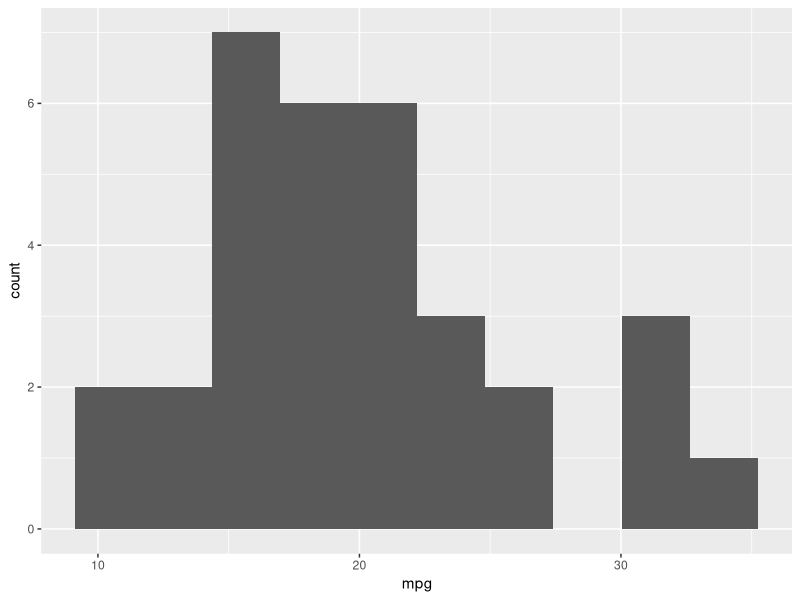
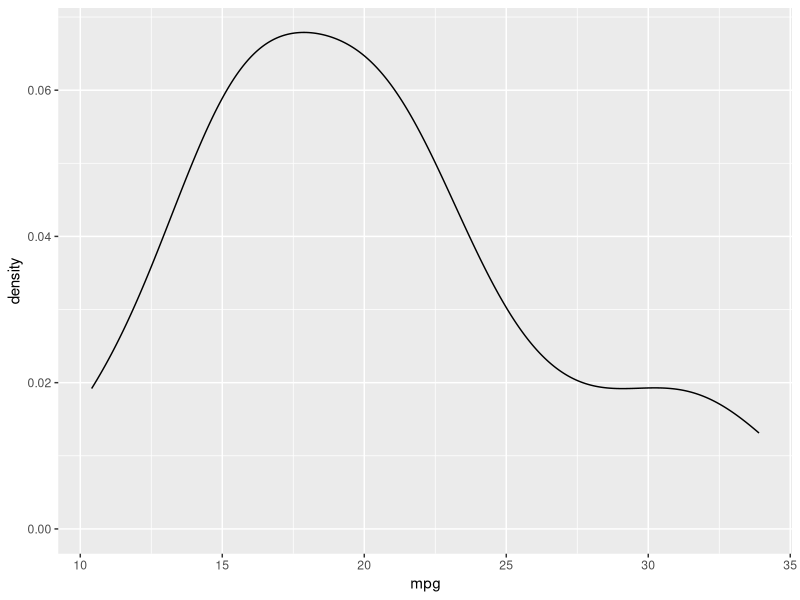
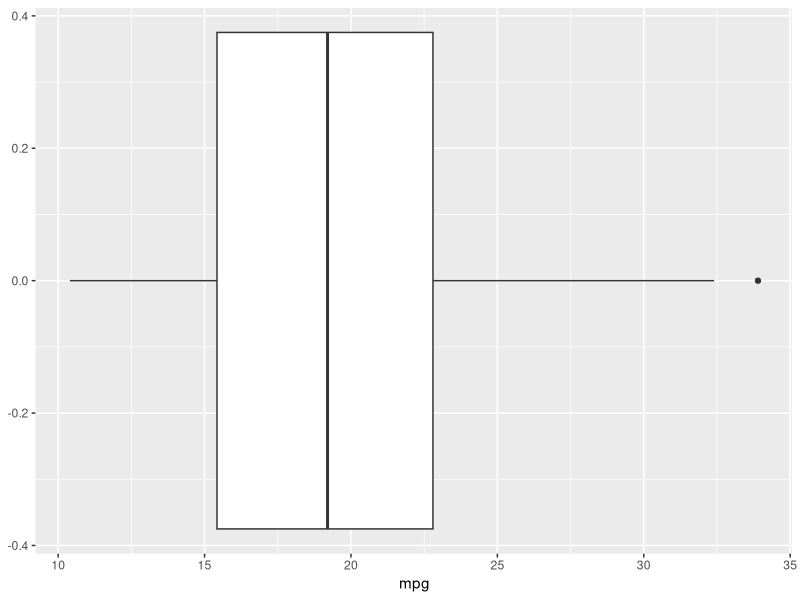
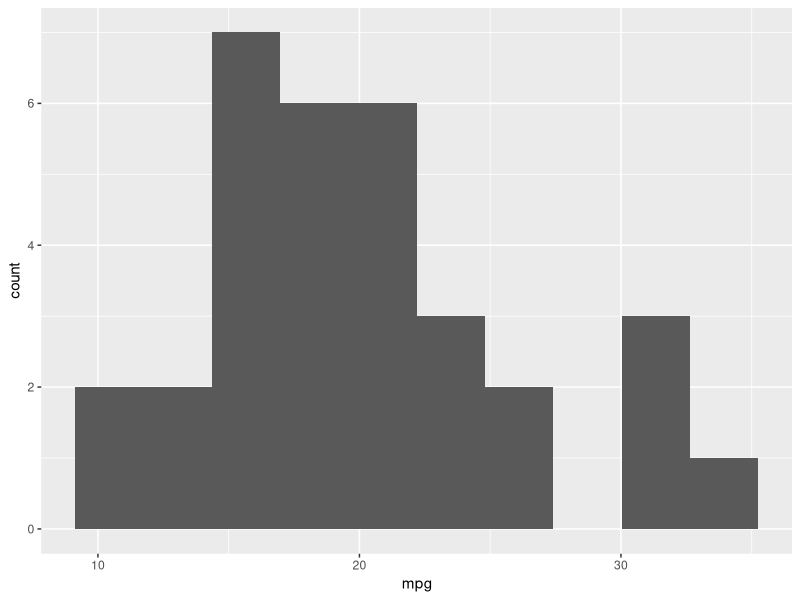
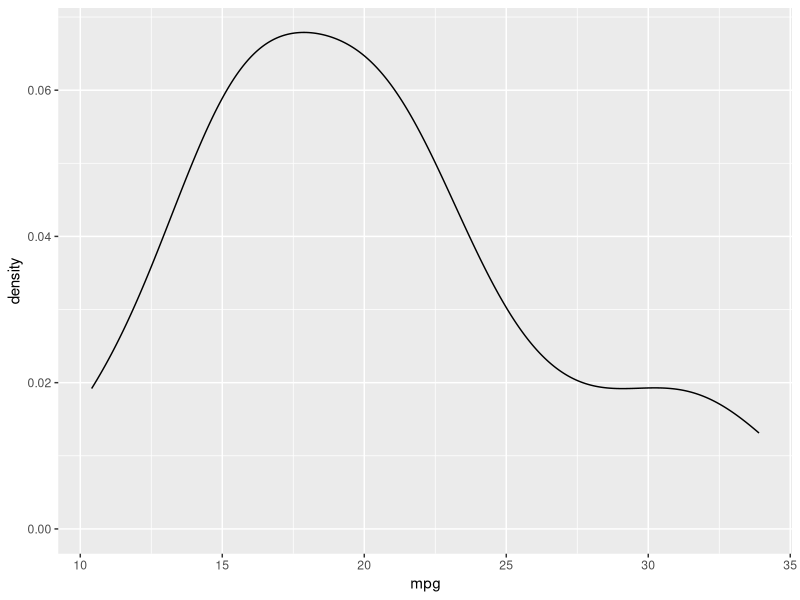
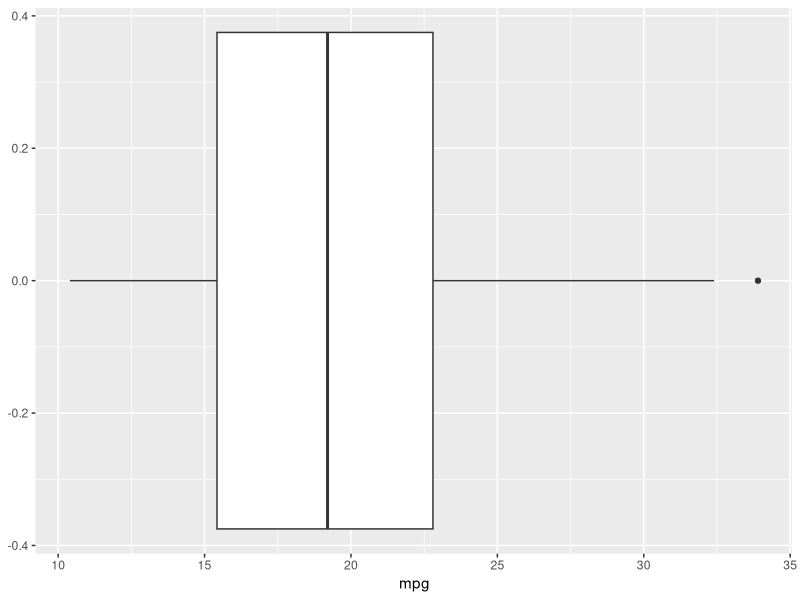
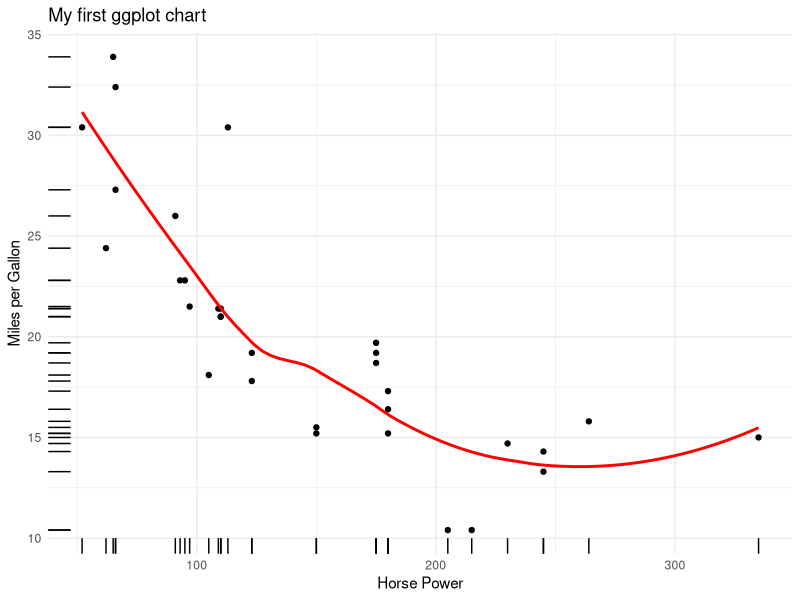
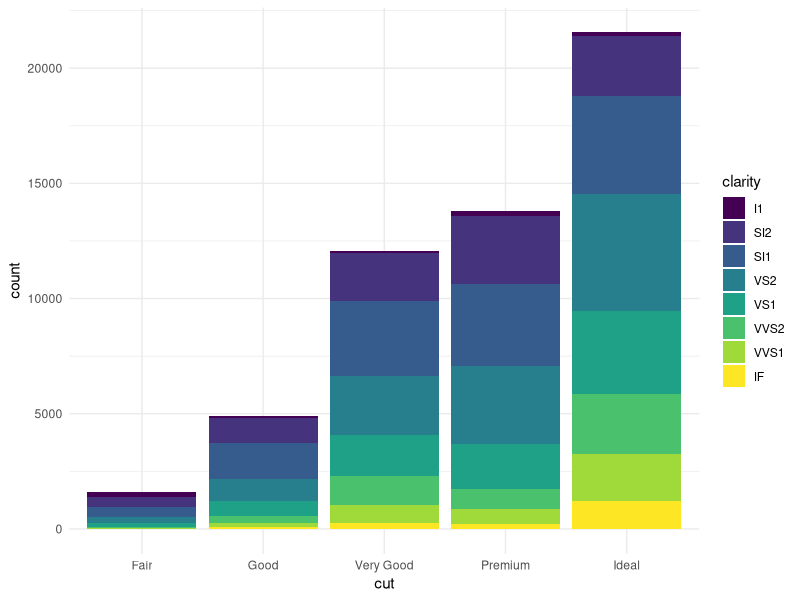

These figures' R source, in order:
library(dplyr)
library(ggplot2)

head(mtcars)

# 1. How many variables?
# 2. Data type of each variables?

ggplot(data = mtcars, mapping = aes(mpg)) + 
  geom_histogram(bins = 10) # geometry

ggplot(data = mtcars, aes(mpg)) + 
  geom_density()

ggplot(data = mtcars, aes(mpg)) + 
  geom_boxplot()

# Put first layer into a variable

p <- ggplot(data = mtcars, aes(mpg))

p + geom_histogram(bins = 10)
p + geom_density()
p + geom_boxplot()

# Two Variables numeric -> scatter plot

p1 <- ggplot(mtcars, aes(hp, mpg)) + 
  geom_point() +
  geom_smooth(se = FALSE, color = "red") +
  geom_rug()

p1 + 
  theme_minimal() +
  labs(title = "My first ggplot chart", 
      x = "Horse Power",
      y = "Miles per Gallon")

diamonds
diamonds$cut[1:10]

temperatures <- c("high", "med", "low", "low", "high")
factor(temperatures, levels = c("low","med","high"), ordered = TRUE)

ggplot(diamonds, aes(cut, fill = clarity)) +
  geom_bar() +
  theme_minimal()

ggplot(diamonds, aes(cut, fill = clarity)) +
  geom_bar(position = "dodge") +
  theme_minimal()

ggplot(diamonds, aes(cut, fill = clarity)) +
  geom_bar(position = "fill") +
  theme_minimal()

ggplot(diamonds, aes(cut, price)) +
  geom_boxplot()

ggplot(diamonds, aes(cut, price)) +
  geom_violin()
